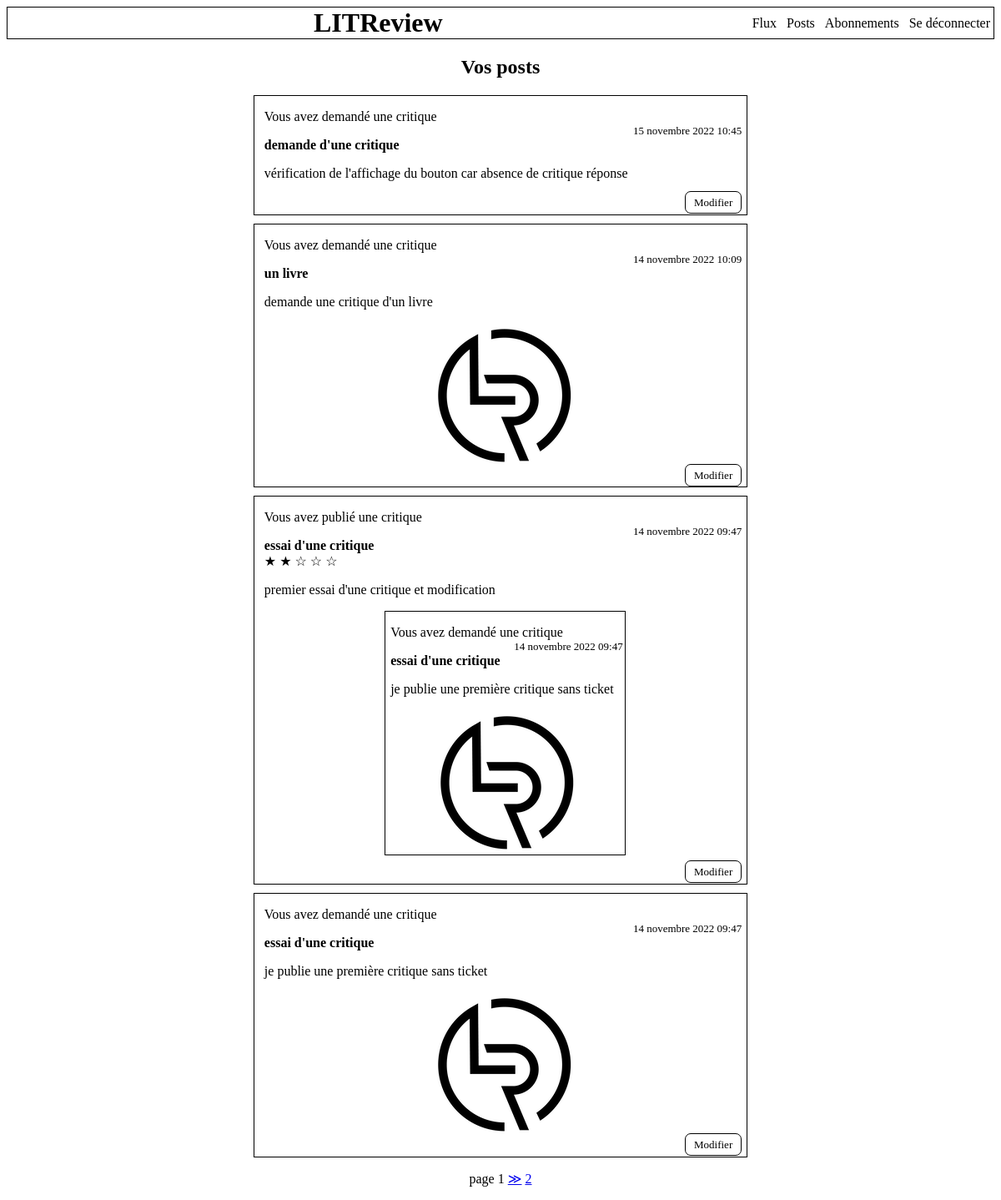
Screenshot of /posts/ (signed in) with the database file from the repository.
### blog/models.py (models this page shows)
class Ticket(models.Model):
    titre = models.CharField(max_length=128)
    description = models.TextField(max_length=2048, blank=True)
    user = models.ForeignKey(to=settings.AUTH_USER_MODEL,
                             on_delete=models.CASCADE)
    image = models.ImageField(null=True, blank=True)
    date = models.DateTimeField(auto_now_add=True)

class Critique(models.Model):
    ticket = models.ForeignKey(to=Ticket, on_delete=models.CASCADE)
    note = models.PositiveSmallIntegerField(validators=[MinValueValidator(0),
                                                        MaxValueValidator(5)])
    user = models.ForeignKey(to=settings.AUTH_USER_MODEL,
                             on_delete=models.CASCADE)
    entete = models.CharField(max_length=128)
    commentaire = models.TextField(max_length=8192, blank=True)
    date = models.DateTimeField(auto_now_add=True)

### connexion/models.py (models this page shows)
class User(AbstractUser):
    abonnement = models.ManyToManyField("self", through="Abonnement",
                                        symmetrical=False)

### blog/views.py (the view)
# urls.py: path("posts/", blog.views.posts, name="posts"),
@login_required
def posts(request):
    tickets = models.Ticket.objects.filter(user=request.user)
    critiques = models.Critique.objects.filter(user=request.user)
    tickets_et_critiques = sorted(chain(tickets, critiques),
                                  key=lambda instance: instance.date,
                                  reverse=True)
    paginator = Paginator(tickets_et_critiques, 4)
    numero_page = request.GET.get("page")
    page = paginator.get_page(numero_page)
    context = {"page": page}
    return render(request, "posts.html", context=context)

### blog/templatetags/blog_extras.py (called while the page is built)
@register.filter
def model_type(instance):
    return type(instance).__name__

@register.simple_tag(takes_context=True)
def modifier_affichage(context, user):
    if user == context["user"]:
        return "Vous avez"
    return f"{user.username} a"

### blog/templates/posts.html
{% extends "base.html" %}
{% load blog_extras %}
{% block content %}
<div id="posts">
    <h2>Vos posts</h2>
    {% for instance in page %}
        {% if instance|model_type == "Ticket" %}
            <article class="ticket">
            {% include "partials/ticket.html" with ticket=instance %}
                <div>
                    <a class="bouton"
                       href="{% url 'modifier_ticket' instance.id %}">
                        Modifier</a>
                </div>
            </article>
        {% elif instance|model_type == "Critique" %}
            <article class="critique">
                {% include "partials/critique.html" with critique=instance %}
                <article class="ticket">
                    {% include "partials/ticket.html" with ticket=instance.ticket %}
                </article>
                <div>
                    <a class="bouton"
                       href="{% url 'modifier_critique' instance.id %}">
                        Modifier</a>
                </div>
            </article>
        {% endif %}
    {% endfor %}
    <p>
        {% include "partials/pagination.html" %}
    </p>
</div>
{% endblock content %}

### blog/templates/partials/ticket.html
{% load blog_extras %}
<p class="user">{% modifier_affichage ticket.user %} demandé une critique</p>
<p class="date">{{ ticket.date }}</p>
<p class="titre">{{ ticket.titre }}</p>
<p>{{ ticket.description }}</p>
{% if ticket.image %}
    <img src="{{ ticket.image.url }}">
{% endif %}

### blog/templates/partials/critique.html
{% load blog_extras %}
<p class="user">{% modifier_affichage critique.user %} publié une critique</p>
<p class="date">{{ critique.date }}</p>
<p class="entete">{{ critique.entete }}</p>
{% if critique.note == 0 %}
    <p class="note">&#9734 &#9734 &#9734 &#9734 &#9734</p>
{% elif critique.note == 1 %}
    <p class="note">&#9733 &#9734 &#9734 &#9734 &#9734</p>
{% elif critique.note == 2 %}
    <p class="note">&#9733 &#9733 &#9734 &#9734 &#9734</p>
{% elif critique.note == 3 %}
    <p class="note">&#9733 &#9733 &#9733 &#9734 &#9734</p>
{% elif critique.note == 4 %}
    <p class="note">&#9733 &#9733 &#9733 &#9733 &#9734</p>
{% elif critique.note == 5 %}
    <p class="note">&#9733 &#9733 &#9733 &#9733 &#9733</p>
{% endif %}
<p>{{ critique.commentaire }}</p>

### LITReview/static/styles.css (style rules this page uses)
* { font-family: "Arial", "Georgia", "sans-serif" box-sizing: border-box; }
.bouton { color: black; text-decoration: none; font-size: small; background-color: white; border: 1px black solid; border-radius: 7px; padding: 5px 10px 5px 10px; }
#flux, #posts, #créer_ticket, #modifier_ticket, #créer_critique, #modifier_critique, #créer_critique_réponse { text-align: center; }
.ticket, .critique { border: 1px black solid; margin-bottom: 10px; margin-left: 25%; margin-right: 25%; text-align: left; padding-left: 1%; }
.ticket .user, .critique .user { margin-bottom: 0; }
.ticket .date, .critique .date { font-size: small; text-align: right; padding-right: 1%; margin-top: 0; margin-bottom: 0; }
.ticket .titre, .critique .entete { margin-top: 0; margin-bottom: 0; font-weight: bold; }
.ticket img { display: block; margin: auto; }
.ticket div, .critique div { text-align: right; margin-right: 1%; margin-bottom: 1%; }
#posts { margin-top: 20px; }
.critique .note { margin-top: 0; margin-bottom: 0; }

### rows the page displays
Ticket: user "Vous avez", date "15 novembre 2022 10:45", titre "demande d'une critique", description "vérification de l'affichage du bouton car absence de critique réponse"
Ticket: user "Vous avez", date "14 novembre 2022 10:09", titre "un livre", description "demande une critique d'un livre", image (picture)
Critique: user "Vous avez", date "14 novembre 2022 09:47", entete "essai d'une critique", commentaire "premier essai d'une critique et modification", image (picture)
Ticket: user "Vous avez", date "14 novembre 2022 09:47", titre "essai d'une critique", description "je publie une première critique sans ticket", image (picture)

### other values shown
{{ page.number }} "1"
{{ page.paginator.num_pages }} "2"
